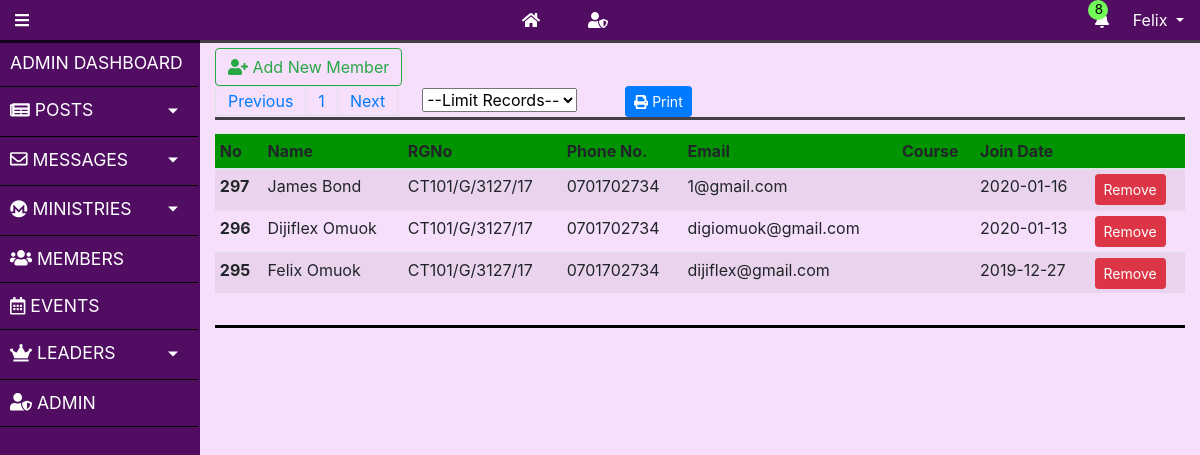
/user/allmembers.php (signed in), run on the app's committed database.
### tables this page shows
CREATE TABLE `user` (
  `user_id` int(11) NOT NULL,
  `user_email` varchar(255) NOT NULL,
  `user_fname` varchar(255) NOT NULL,
  `user_lname` varchar(255) NOT NULL,
  `user_phobeNo` varchar(255) DEFAULT NULL,
  `user_regno` varchar(45) DEFAULT NULL,
  `user_course` varchar(500) DEFAULT NULL,
  `user_pwd` longtext NOT NULL,
  `user_joindate` datetime NOT NULL DEFAULT CURRENT_TIMESTAMP,
  `user_img` mediumtext,
  `user_verified` tinyint(4) DEFAULT '0' COMMENT 'This field will determined if the Email Address of the User is Verified. 0 means NO and 1 means YES',
  `registered_by` varchar(45) DEFAULT NULL
);

### user/includes/session.php (called while the page is built, shortened)
<?php
class SESSION extends DATABASE
{
    public function isAdmin ($id){
        $sql = "SELECT admin_fk_user_id as adminID, admin_type FROM admin where admin_fk_user_id = $id";
        $result = $this->queryNone($sql);
        if (empty($result)) {
            return false;
        } else {
            return $result;
        }
    }
}

### user/includes/database.php (called while the page is built, shortened)
<?php
class DATABASE
{
    public function conn()
    {
        $this->servername ="localhost";
        $this->username ="root";
        $this->dbpassword ="";
        $this->dbname ="cudb";
        $this->charset  ="utf8mb4";
        try {
            $dsn =  "mysql:host=".$this->servername.";dbname=".$this->dbname.";charset=".$this->charset ;
            $pdo = new PDO($dsn, $this->username, $this->dbpassword);
            $pdo->setAttribute(PDO::ATTR_ERRMODE, PDO::ERRMODE_EXCEPTION);
            return $pdo;
        } catch (PDOExeption $e) {
            echo "Connection failed".$e->getMessage();
        }
    }
    public function query_1($sql, $id)
    {
        $stmt = $this->conn()->prepare($sql);
        $stmt->execute([$id]);
        $data = '';
        while ($row = $stmt->fetch(PDO::FETCH_ASSOC)) {
            $data = $row;
        }
        return $data;
    }
    public function queryNone($sql)
    {
        $stmt = $this->conn()->prepare($sql);
        $stmt->execute();
        $data = [];
        while ($row = $stmt->fetch(PDO::FETCH_ASSOC)) {
            $data[] = $row;
        }
        return $data;
    }
}

### user/includes/user.inc.php (called while the page is built, shortened)
<?php
class USER extends SESSION
{
    public function getuserbyid($id)
    {
        $sql= "SELECT * from user where user_id = ?;";
        $data = $this->query_1($sql, $id);
        return $data;
    }
    public function getAllUsers($start, $limit)
    {
        $sql = ("SELECT *  FROM user where user_id != 1  ORDER BY user_id DESC LIMIT $start,$limit");
        $data = $this->queryNone($sql);
        return $data;
    }
    public function count($field, $table)
    {
        $sql = "SELECT count($field) as id from $table";
        $stmt = $this->conn()->prepare($sql);
        $stmt->execute();
        $row =$stmt->fetch();
        return $row;
    }
}

### user/allmembers.php (the view, shortened to what this page needs)
<?php require 'includes/topnav.php';
?>
<main class="wrapper">
    <?php require 'includes/sidenav.php'?>
    <div class="content container-fluid mt-2 ">
        <div class="row ">
            <div class="col "> <button type="button" class="btn btn-outline-success" data-toggle="modal"
                    data-target="#RegNewMemberModal"> <span><i class="fas fa-user-plus"></i></span>
                    Add New Member</button></div>
        </div>
        <div class="row">
            <div class="col">
                <?php
                    $userOBJ = new USER();
                    $limit = isset($_POST["limit-records"]) ? $_POST["limit-records"] : 50;
                    $page = isset($_GET['page']) ? $_GET['page']:  1;
                    $start = ($page - 1) * $limit;
                    $results = $userOBJ->getAllUsers($start, $limit);
                    $countResult = $userOBJ->count('user_id', 'user');
                    $count = $countResult['id'];
                    $pages = ceil($count/$limit) ;
                    $previous =$page -1;
                    $next = $page + 1;
            ?>
                <nav aria-label="Page navigation example bg-transparent">
                    <ul class="pagination bg-transparent">
                        <li class="page-item "><a class="page-link bg-transparent py-1"
                                href="allmembers.php?page=<?php echo $previous; ?>">Previous</a>
                        </li>
                        <?php for ($i=1; $i <=$pages ; $i++): ?>
                        <li class="page-item"><a class="page-link bg-transparent py-1 "
                                href="allmembers.php?page=<?php echo $i; ?>"><?php echo $i ;?></a></li>
                        <?php endfor ?>
                        <li class="page-item bg-transparent"><a class="page-link bg-transparent py-1"
                                href="allmembers.php?page=<?php echo $next; ?>"
                                href="#">Next</a></li>
                        <li class="ml-4">
                            <form action="#" method="post">
                                <select name="limit-records" id="limit-records">
                                    <option disabled=="disabled" selected="selected">--Limit Records--</option>
                                </select>
                            </form>
                        </li>
                        <li>
                            <a href="includes\phpspreadsheet\spreadsheetTEMPLATE.php"
                                class=" ml-5 btn btn-primary btn-sm"> <span><i class="fas fa-print"></i></span>
                                Print</a>
                        </li>
                    </ul>
                </nav>
                <div class="" style="overflow-x:auto; max-height:70vh;">
                    <table class="table table-sm table-striped table-hover ">
                        <thead class="greenBgDark " style="">
                            <tr>
                                <th scope="col">No</th>
                                <th scope="col">Name</th>
                                <th scope="col">RGNo</th>
                                <th scope="col">Phone No.</th>
                                <th scope="col">Email</th>
                                <th scope="col">Course</th>
                                <th scope="col">Join Date</th>
                                <th scope="col"></th>
                            </tr>
                        </thead>
                        <tbody>
                            <?php foreach ($results as $result):?>
                            <tr>
                                <?php   $date= explode(" ", $result['user_joindate'], 2);  ?>
                                <th scope="row" class="w-auto"><?php echo $result['user_id'];?>
                                </th>
                                <td class="text-capitalize"><?php echo ucwords($result['user_fname']); echo " "; echo $result['user_lname'];?>
                                </td>
                                <td><?php echo $result['user_regno']; ?>
                                </td>
                                <td><?php echo '0'. substr($result['user_phobeNo'], -9); ?>
                                </td>
                                <td><?php echo $result['user_email']; ?>
                                </td>
                                <td><?php echo $result['user_course']; ?>
                                </td>
                                <td><?php echo $date[0] ?>
                                </td>
                                <td>
                                    <button
                                        id="<?php echo $result['user_id']; ?>"
                                        type="button" class="btn btn-danger btn-sm" data-toggle="modal"
                                        onclick="reply_click(this.id)"
                                        data-target=".bd-example-modal-sm">Remove</button>
                                </td>
                            </tr>
                            <?php endforeach?>
                        </tbody>
                    </table>
                </div>
                <hr style=" border-top: 3px solid black">
            </div>
        </div>
    </div>
</main>
</body>
</html>

### user/includes/topnav.php (shortened to what this page needs)
<?php  require 'init.php';
if (!isset($_SESSION['user_id'])) {
  redirect("login.php");
}else {
    $logid =$_SESSION['user_id'];
    $objUser = new USER() ;
    $data = $objUser->getuserbyid($logid);
}
?>
<!DOCTYPE html>
<html lang="en">
<head>
    <link rel="stylesheet" href="css/reset.css">
    <link rel="stylesheet" href="css/bootstrap.css">
    <link rel="stylesheet" href="css/admin.css">
</head>
<body>
    <nav class="navbar navbar-expand-sm text-white d-flex sticky-top p-0" style="background-color: #500d62;">
        <div id="sidebarCollapse" class="col-auto ">
            <i class="fas fa-bars"></i>
        </div>
        <div id="sidebarCollapse" class="col-auto d-flex">
            <a class="dropdown-item text-white" href="../index.php "><i class="fas fa-home"></i></a>
            <?php
                if ($objUser->isAdmin($logid)) {
                echo '<a class="dropdown-item text-white" href="index.php "><i class="fas fa-user-shield"></i></a>';
                }
            ?>
        </div>
        <ul class="navbar-nav ">
            <li class="nav-item dropdown">
                <a class="nav-link dropdown-toggle text-white mr-2" href="#" id="notification" data-toggle="dropdown">
                    <span style="font-size: smaller; position: absolute; top: 0px ;right:45%; width: 20px; background-color: #73fb59;
                    border-radius: 200px; padding-left: 7px; color: #000000">8</span>
                    <i class="fas fa-bell"></i>
                </a>
            </li>
            <li class="nav-item dropdown">
                <a class="nav-link dropdown-toggle text-white mr-2" href="#" id="navbardrop" data-toggle="dropdown">
                   <?php echo $data['user_fname']; ?>
                </a>
            </li>
        </ul>
    </nav>

### user/css/admin.css (style rules this page uses)
body { background-color: #f6dffa; max-height: 100vh; overflow-y: hidden; }
.greenBgDark { background:#009500 }
nav { -webkit-box-shadow: 0px 3px 0px 0px rgba(0,0,0,0.72); -moz-box-shadow: 0px 3px 0px 0px rgba(0,0,0,0.72); box-shadow: 0px 3px 0px 0px rgba(0,0,0,0.72); }
@media (min-width: 576px) { .navbar-expand-sm { flex-flow: row nowrap; justify-content: space-between } }
.navbar-nav { flex-direction: row; }
#notification::after { display: none; }
a,a:hover,a:focus { color: inherit; text-decoration: none; transition: all 0.3s; cursor: pointer; }
.wrapper { display: flex; width: 100%; align-items: stretch; min-height: 100vh; }

### user/includes/topnav.php (style rules this page uses)
@media screen and (min-width: 768px) { .dropdown-toggle { margin-bottom: 2px; } }
@media screen and (min-width: 768px) { .navbar .dropdown-toggle, .nav-tabs .dropdown-toggle { margin-bottom: 0; } }

### data on the page
user: user_fname "Felix", user_id "295", user_lname "Omuok", user_regno "CT101/G/3127/17", user_phobeNo "701702734", user_email "dijiflex@gmail.com", user_joindate "2019-12-27"
user: user_id "297", user_fname "James", user_lname "Bond", user_regno "CT101/G/3127/17", user_phobeNo "701702734", user_email "1@gmail.com", user_joindate "2020-01-16"
user: user_id "296", user_fname "Dijiflex", user_lname "Omuok", user_regno "CT101/G/3127/17", user_phobeNo "701702734", user_email "digiomuok@gmail.com", user_joindate "2020-01-13"
